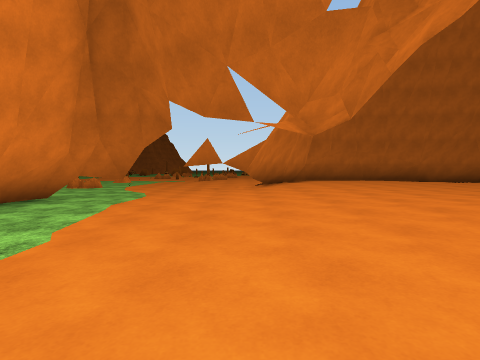
[1] (above)

24 first-person views from a walk through a Unity game level. The camera is 1.2 m above the floor, tilts 2° down and sees 80° across. The floor is counted in squares, 2 m on a side. Each view is taken from the middle of a square. On the plan, view 1 faces up. The plan holds only what a view shows up to about 9 squares ahead; the rest is blank. The place goes on beyond the plan. The terrain is drawn as flat ground. Surface patterns are stand-ins for the level's own textures.

[2]
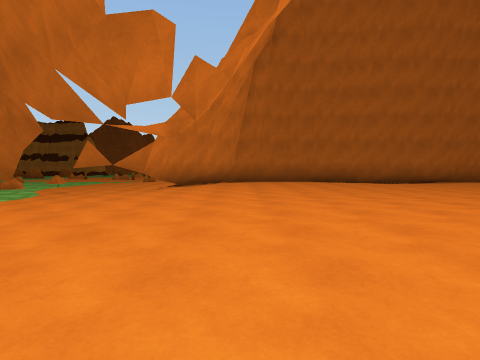

[3]
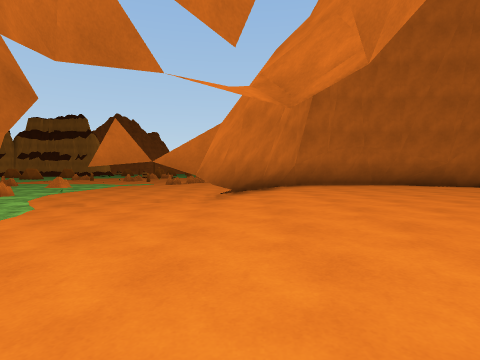

[4]
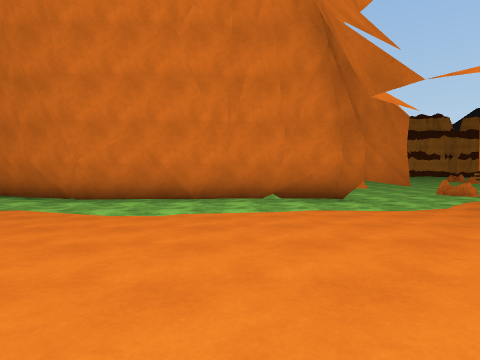

[5]
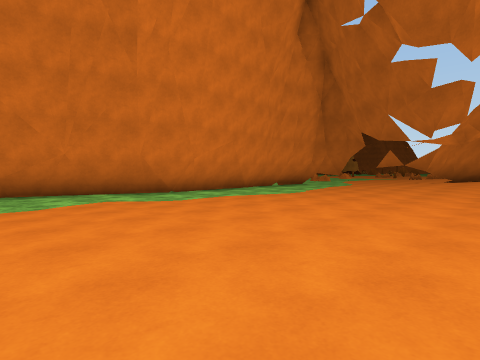

[6]
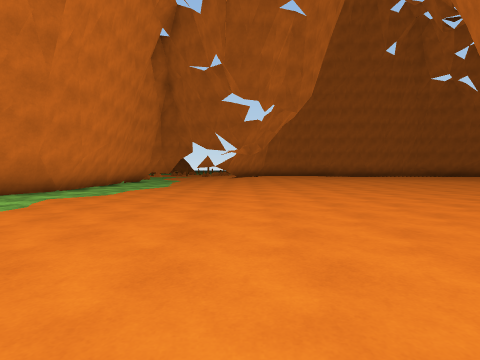

[7]
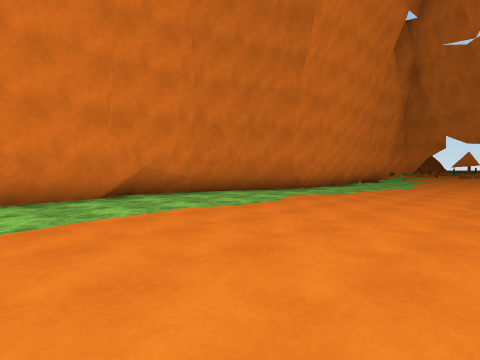

[8]
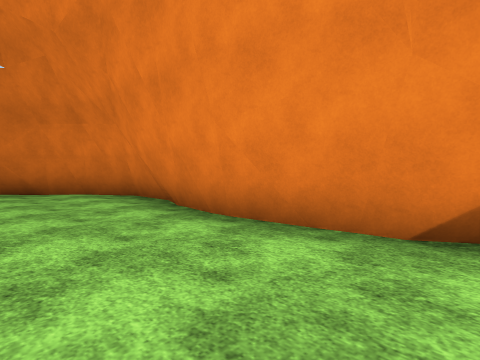

[9]
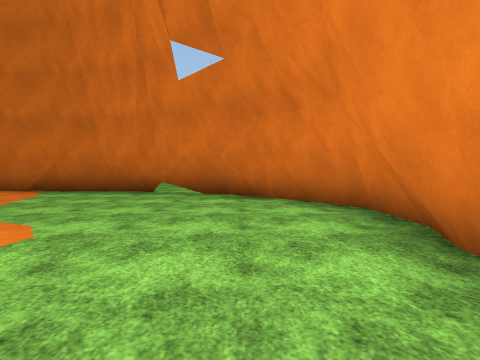

[10]
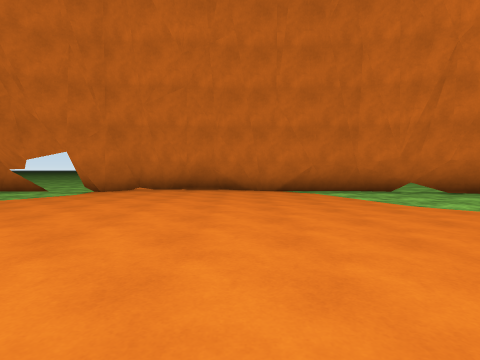

[11]
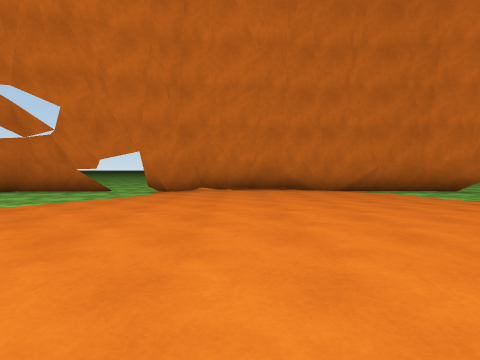

[12]
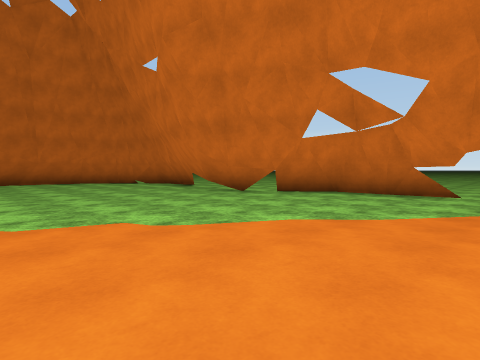

[13]
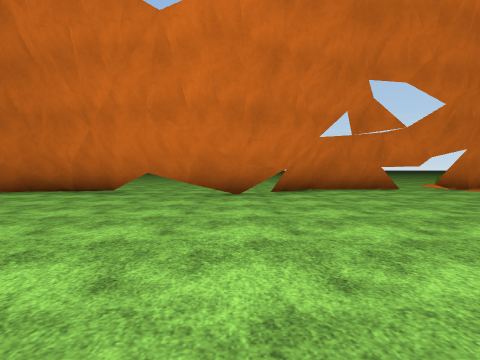

[14]
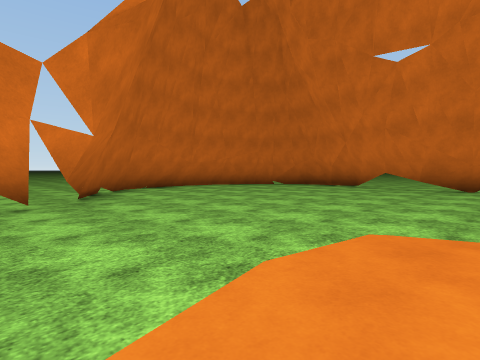

[15]
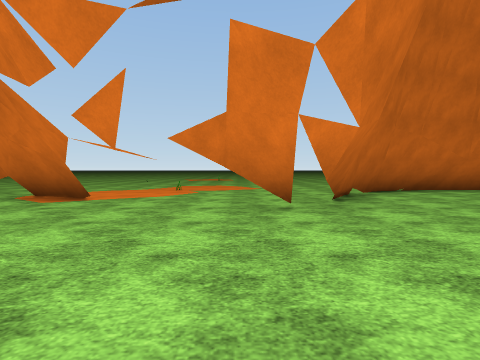

[16]
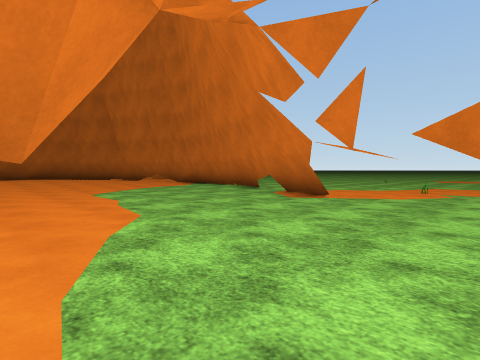

[17]
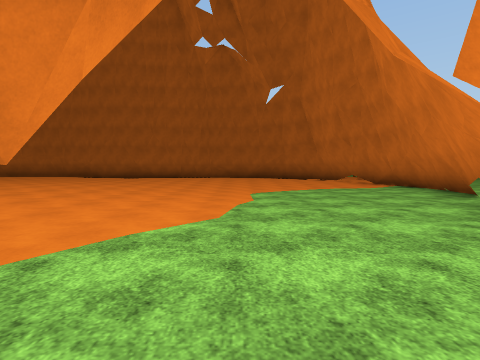

[18]
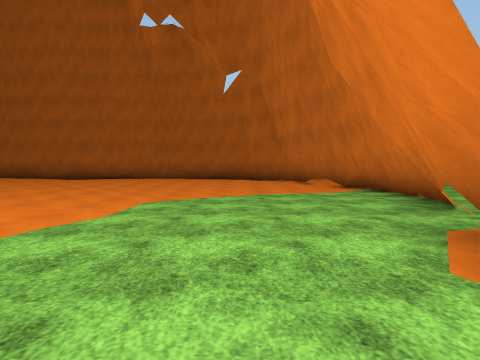

[19]
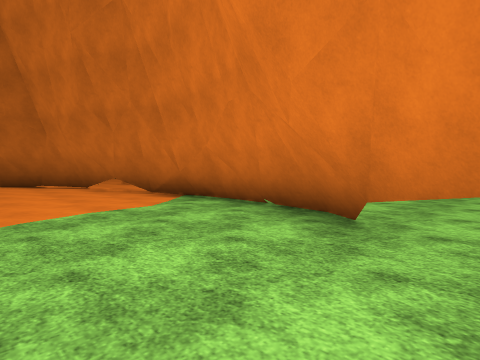

[20]
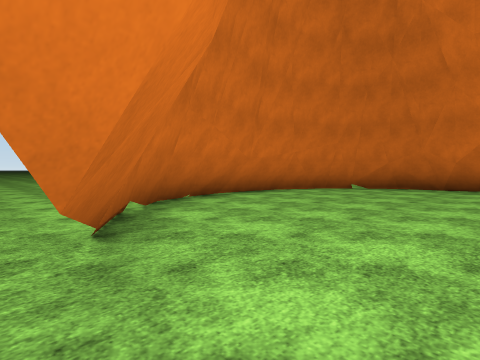

[21]
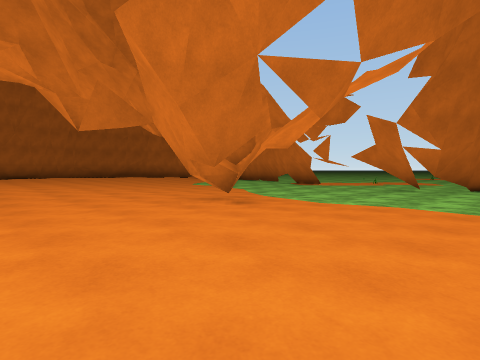

[22]
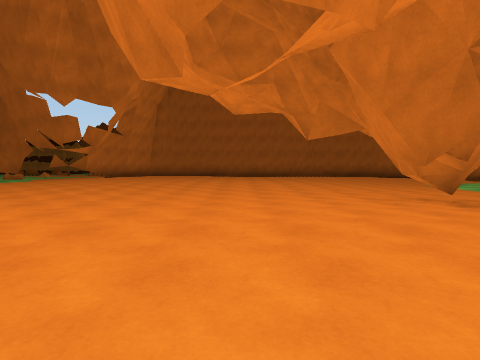

[23]
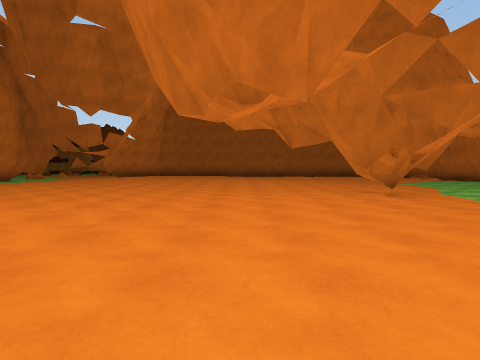

[24]
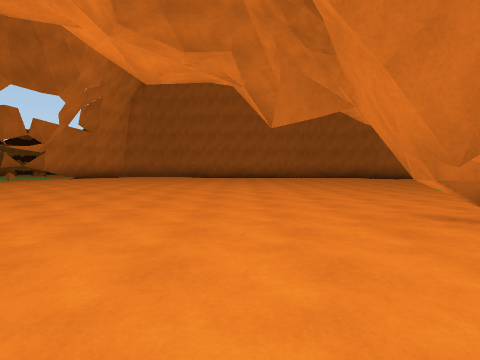

### Floor plan
Key: @ floor where view 1 was taken; # wall or solid block; x gap in a wall; . main floor; : floor 0.25 m higher than the main floor; - floor 0.25 m lower than the main floor; = window, fence, low wall or low ledge; ^ raised ledge; O other object.
Columns run from 6 left of view 1 to 24 right of it. Each row starts with its distance up from view 1.
 12 ^ ^^^^^ ^#:   #
 11 OO^^^^^^#::::::           #^
 10 O^^^^^^#::::::           .#^
  9 ^^^^^^#::::::::::        ..#^
  8 ^^^x^^#::::::::::        ..#^
  7  ^x-...::::::::: ...........#
  6  ^#-...: ::::::  ..........-#
  5  =--...::::::: :::.......---#^
  4  =--...::::::: :::.....-----#^
  3  =---...::::::::::.....----#^^^
  2  ^#--....:::::::::.....----#^^^
  1  ^#--......::.:::.....----#^^^
  0   #-..@...............----#^^^
 -1  #--..................---#^^^^^
 -2  #--............. .##----^^^O^^
 -3 ^#--..............##.--- ^^^^^^
 -4 #---..............#.-----#^^^^
 -5 #---................----#^^^^
 -6 #---................-----##^^^^
 -7 #---...... .........-------#^^
 -8 =---..............----------#
 -9 =---.............-----------#
-10 =----............-----------#^
-11 #----...........------------#^
-12 #-----.........-------------#
-13 ^#-----........-------------#
-14  ^#----.......-----#####--##
-15   ^##---.....#-#--#^^^^^##^
-16    ^^########^^^#=^^ ^^^
-17     ^          ^
-18                ^

Positions as (right, up) in squares from view 1, and headings:
1: (0, 0), facing up
2: (3, 0), facing up
3: (1, 3), facing up
4: (3, 4), facing left
5: (3, -5), facing up-left
6: (1, -9), facing up
7: (1, -9), facing up-left
8: (-3, -6), facing down-left
9: (-4, -8), facing down
10: (3, -7), facing down
11: (5, -7), facing down
12: (8, -8), facing down-right
13: (14, -7), facing down
14: (13, -4), facing down-right
15: (14, -4), facing right
16: (14, -4), facing up-right
17: (16, -4), facing up
18: (18, -2), facing up
19: (18, 1), facing up-right
20: (17, -5), facing down-right
21: (9, -7), facing up-right
22: (9, -8), facing up
23: (9, -10), facing up
24: (10, -6), facing up
